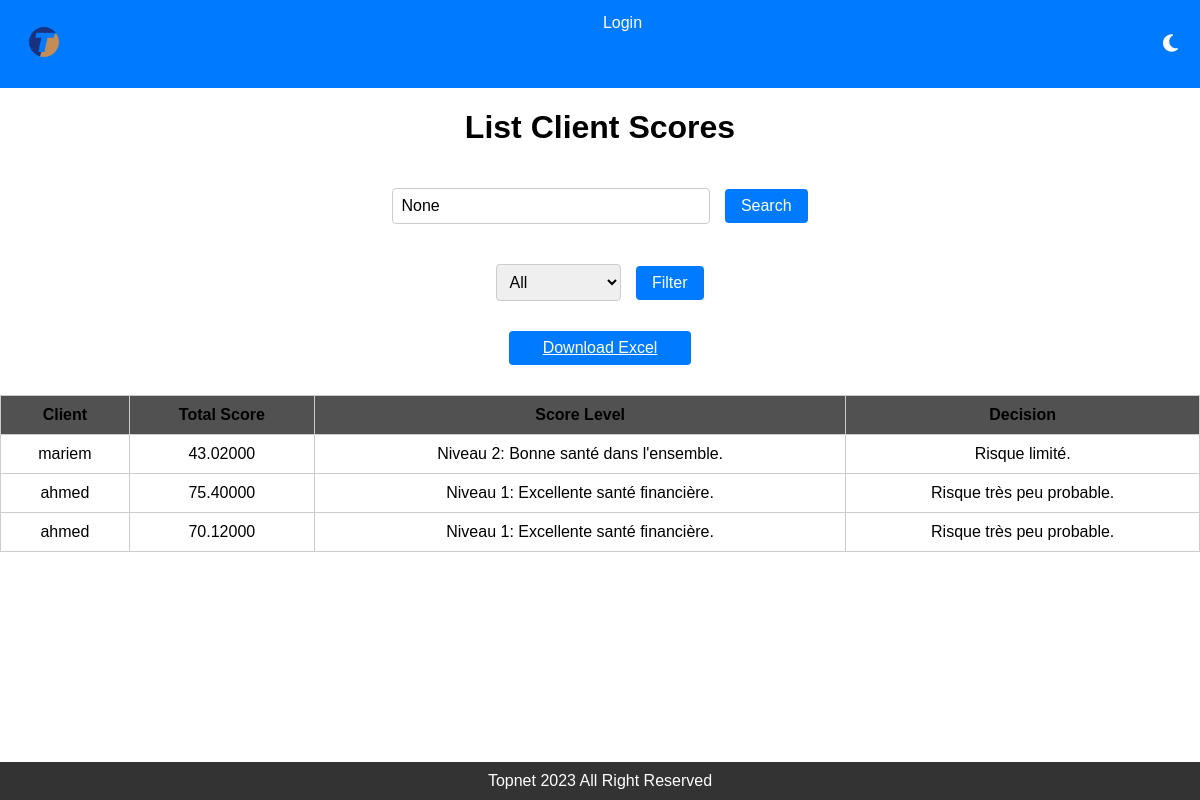
The page /user/view_all_score/ on the database its author committed.
### client/models.py (models this page shows)
class Client(AbstractUser):
    phone_regex = RegexValidator(
        regex=r'^\d{8}$',
        message="Le numéro de téléphone doit être au format  71000000."
    )
    phone_number = models.CharField(validators=[phone_regex], max_length=17)
    CIN = models.CharField("CIN", max_length=250, validators=[RegexValidator(regex='^[0-9]{8}$', message="Numbers Only!")])
    def __str__(self):
            return self.username if self.username else "N/A"

### client/views.py (the view)
# urls.py: path('view_all_score/', view_all_score, name='view_all_score'),
def view_all_score(request):
    search_query = request.GET.get('search')
    filter_option = request.GET.get('filter', 'all')
    axes_with_clients = Axes.objects.select_related('client').exclude(client__is_superuser=True)
    if search_query:
        axes_with_clients = axes_with_clients.filter(client__username__icontains=search_query)
    if filter_option == 'today':
        axes_with_clients = axes_with_clients.filter(client__date_joined__date=timezone.now().date())
    elif filter_option == 'past7days':
        past_week = timezone.now() - timezone.timedelta(days=7)
        axes_with_clients = axes_with_clients.filter(client__date_joined__gte=past_week)
    elif filter_option == 'thismonth':
        axes_with_clients = axes_with_clients.filter(client__date_joined__year=timezone.now().year, client__date_joined__month=timezone.now().month)
    elif filter_option == 'thisyear':
        axes_with_clients = axes_with_clients.filter(client__date_joined__year=timezone.now().year)
    paginator = Paginator(axes_with_clients, 100)  # Change the number of items per page as needed
    page_number = request.GET.get('page')
    axes = paginator.get_page(page_number)
    clients_with_scores = process_client_scores(axes)
    sort_param = request.GET.get('sort')
    if sort_param == 'total_score':
        clients_with_scores = sorted(clients_with_scores, key=lambda x: x['total_score'], reverse=True)
    elif sort_param == 'client':
        clients_with_scores = sorted(clients_with_scores, key=lambda x: x['client'].username)  # Use the appropriate attribute of the Client model for sorting
    score_ranges = {
        '0-20': (0, 20),
        '21-40': (21, 40),
        '41-71': (41, 71),
        '72-100': (72, 100),
    }
    filter_range = request.GET.get('filter_range')
    if filter_range in score_ranges:
        min_score, max_score = score_ranges[filter_range]
        clients_with_scores = [client for client in clients_with_scores if min_score <= client['total_score'] <= max_score]
    return render(
        request,
        'client/view_all_score.html',
        {'clients_with_scores': clients_with_scores,
         'search_query': search_query,
         'filter_option': filter_option,
         'sort_param': sort_param,
         'filter_range': filter_range,
         'score_ranges': score_ranges}
    )

### client/models.py (called while the page is built)
    def calculate_anciennete(self):
        if self.client.contrats.exists():
            today = datetime.date.today()
            last_contrat = self.client.contrats.latest('date_debut')
            difference = today - last_contrat.date_debut
            if difference.days >= 730:
                return Decimal('1')
            elif 365 <= difference.days < 730:
                return Decimal('0.5')
        return Decimal('0')

    def calculate_nombre_suspension(self):
        if self.client.contrats.exists():
            random_number = Decimal(str(random.randint(1, 1)))
            return random_number
        return None

    def calculate_montant_en_cours(self):
        if self.client.contrats.exists():
            nombre_facture_impayee = self.client.contrats.aggregate(models.Sum('nombre_facture_impayee'))['nombre_facture_impayee__sum']
            if nombre_facture_impayee is None:
                nombre_facture_impayee = 0
            if nombre_facture_impayee > 2:
                return Decimal('1')
            elif nombre_facture_impayee == 0:
                return Decimal('0')
            else:
                return Decimal('0.5')
        return None

    def calculate_total_score(self):
        poids_anciennete = CriteriaWeight.objects.last().poids_anciennete
        poids_nombre_suspension = CriteriaWeight.objects.last().poids_nombre_suspension
        poids_montant_en_cours = CriteriaWeight.objects.last().poids_montant_en_cours
        engagement_client_weight = AxesWeight.objects.last().engagement_client_weight
        anciennete_score = self.calculate_anciennete() * (poids_anciennete * engagement_client_weight) / 100
        nombre_suspension_score = self.calculate_nombre_suspension() * (poids_nombre_suspension * engagement_client_weight) / 100
        montant_en_cours_score = self.calculate_montant_en_cours() * (poids_montant_en_cours * engagement_client_weight) / 100
        total_score = anciennete_score + nombre_suspension_score + montant_en_cours_score
        return total_score
        return total_score

    def calculate_contentieux_score(self):
        poids_contentieux = CriteriaWeight.objects.last().poids_contentieux
        comportement_client_weight = AxesWeight.objects.last().comportement_client_weight
        contentieux_score = 1 if self.facture and self.facture.contentieux else 0
        return contentieux_score * (poids_contentieux * comportement_client_weight) / 100

### score_app/templates/client/view_all_score.html (shortened to what this page needs)
{% extends 'base.html' %}
{% load static %}
{% block content %}
<h1> List Client Scores </h1>
<div class="search-container">
    <form method="get" action="">
        <input type="text" name="search" value="{{ search_query }}" placeholder="Search by username">
        <button type="submit">Search</button>
    </form>
</div>
<div class="filter-container">
    <form method="get" action="">
        <select name="filter">
            <option value="all" {% if filter_option == 'all' %}selected{% endif %}>All</option>
        </select>
        <button type="submit">Filter</button>
    </form>
</div>
<a href="{% url 'download_excel' %}" class="search-container button-style">Download Excel</a>
<table class="client-scores">
    <tr>
        <th>Client</th>
        <th>Total Score</th>
        <th>Score Level</th>
        <th>Decision</th>
    </tr>
    {% for client_with_score in clients_with_scores %}
    <tr>
        <td>{{ client_with_score.client }}</td>
        <td>{{ client_with_score.total_score }}</td>
        <td>{{ client_with_score.score_level }}</td>
        <td>{{ client_with_score.decision }}</td>
    </tr>
    {% endfor %}
</table>
<div class="pagination">
    <span class="step-links">
        <span class="current-page">{{ client_with_score.number }}</span>
    </span>
</div>
{% endblock %}

### score_app/templates/base.html (style rules this page uses)
body { font-family: Arial, sans-serif; margin: 0; padding: 0; display: flex; flex-direction: column; min-height: 100vh; }
h1 { text-align: center; }
form { margin-top: 20px; }

### score_app/templates/client/view_all_score.html (style rules this page uses)
table.client-scores { width: 100%; border-collapse: collapse; margin-top: 20px; }
table.client-scores th, table.client-scores td { border: 1px solid #ccc; padding: 10px; text-align: center; }
table.client-scores th { background-color: #525151; }
.pagination { margin-top: 20px; display: flex; justify-content: center; }
.current-page { font-weight: bold; padding: 10px; }
.search-container { text-align: center; margin-bottom: 20px; }
.search-container input[type="text"] { padding: 8px; border: 1px solid #ccc; border-radius: 4px; width: 300px; font-size: 16px; }
.search-container button { background-color: #007bff; color: white; padding: 8px 16px; border: none; border-radius: 4px; cursor: pointer; font-size: 16px; margin-left: 10px; }
.filter-container { text-align: center; margin-bottom: 20px; }
.filter-container select { padding: 8px; border: 1px solid #ccc; border-radius: 4px; font-size: 16px; }
.filter-container button { background-color: #007bff; color: white; padding: 8px 16px; border: none; border-radius: 4px; cursor: pointer; font-size: 16px; margin-left: 10px; }
.button-style { background-color: #007bff; color: white; padding: 8px 16px; border: none; border-radius: 4px; cursor: pointer; font-size: 16px; margin: 10px auto; display: block; width: 150px; }

### rows shown on the page
Client: client "mariem", total_score "43.02000", score_level "Niveau 2: Bonne santé dans l'ensemble.", decision "Risque limité."
Client: client "ahmed", total_score "75.40000", score_level "Niveau 1: Excellente santé financière.", decision "Risque très peu probable.", total_score "70.12000"
